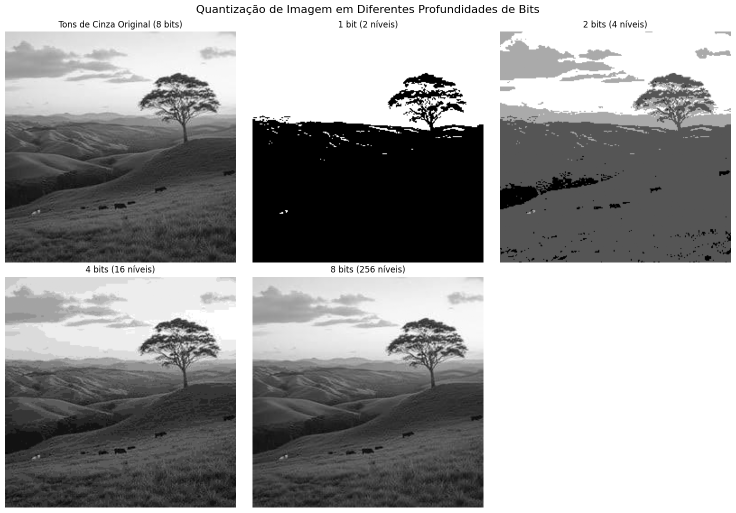
#> input picture [PORTFÓLIO] 01 - 21-08-2026/quantizacao.png, 1471 x 1025 px, given in place of imagem_01.png, which was not available (shown at 1/2 size)
$ jupyter execute --allow-errors atividade_pbl.ipynb   (shell and % lines are left out)   (text cells are left out)
#> lines starting #> are read from the running program, lines starting #| are printed output that depends on the picture; after the words box and inside, x2 and y2 are one past the last pixel; in counts of white or black regions, pixels touching at a corner belong together; pictures that were not available may be replaced by others from this repository, and a replacement may not be noted
[cell 1]
import cv2
import numpy as np
import matplotlib.pyplot as plt
from google.colab import files

[cell 2]
arquivos_upload = files.upload()
#> the answer given: quantizacao.png
#> further down, img_bgr is the input picture: shape (1025, 1471, 3); min 0, max 255, mean 157.2

[cell 3]
def calcular_histograma(img_gray):
    return cv2.calcHist([img_gray], [0], None, [256], [0, 256]).flatten()


def plot_histograma(hist, titulo="Histograma", ax=None, cor="steelblue", largura=1):
    if ax is None:
        fig, ax = plt.subplots(figsize=(5, 3))
    ax.bar(range(256), hist, width=largura, color=cor)
    ax.set_title(titulo)
    ax.set_xlabel("Intensidade")
    ax.set_ylabel("Nº de pixels")
    ax.set_xlim(0, 255)
    return ax


def estatisticas_faixas(img_gray):
    hist = calcular_histograma(img_gray)
    total = hist.sum()
    baixa = hist[:64].sum() / total * 100
    media = hist[64:192].sum() / total * 100
    alta = hist[192:].sum() / total * 100
    return {
        "media": round(float(img_gray.mean()), 2),
        "std": round(float(img_gray.std()), 2),
        "min": int(img_gray.min()),
        "max": int(img_gray.max()),
        "%baixa_0_63": round(float(baixa), 1),
        "%media_64_191": round(float(media), 1),
        "%alta_192_255": round(float(alta), 1),
    }

[cell 4]
def negativo(img_gray):
    return 255 - img_gray


def limiarizar(img_gray, T):
    _, saida = cv2.threshold(img_gray, T, 255, cv2.THRESH_BINARY)
    return saida


def expandir_contraste(img_gray, L, H):
    saida = (img_gray.astype(np.float32) - L) * (255.0 / (H - L))
    return np.clip(saida, 0, 255).astype(np.uint8)


def equalizar(img_gray):
    return cv2.equalizeHist(img_gray)


def corrigir_gamma(img_gray, gamma):
    tabela = np.array([((i / 255.0) ** gamma) * 255 for i in range(256)]).astype(np.uint8)
    return cv2.LUT(img_gray, tabela)


def quantizar(img_gray, niveis):
    passo = 256 // niveis
    q = (img_gray // passo) * passo + passo // 2
    return np.clip(q, 0, 255).astype(np.uint8)

[cell 5]
def mostrar_antes_depois(antes, depois, titulo_antes, titulo_depois, titulo_fig="", largura_depois=1):
    fig, axs = plt.subplots(2, 2, figsize=(11, 7))
    axs[0, 0].imshow(antes, cmap="gray", vmin=0, vmax=255)
    axs[0, 0].set_title(titulo_antes)
    axs[0, 0].axis("off")

    axs[0, 1].imshow(depois, cmap="gray", vmin=0, vmax=255)
    axs[0, 1].set_title(titulo_depois)
    axs[0, 1].axis("off")

    plot_histograma(calcular_histograma(antes), f"Histograma - {titulo_antes}", ax=axs[1, 0])
    plot_histograma(calcular_histograma(depois), f"Histograma - {titulo_depois}", ax=axs[1, 1], cor="darkorange", largura=largura_depois)

    fig.suptitle(titulo_fig)
    plt.tight_layout()
    plt.show()

[cell 6]
arquivos = {
    "sementes":   "imagem_01.png",
    "sala":       "imagem_02.png",
    "turbina":    "imagem_03.png",
    "cidade":     "imagem_04.png",
    "peca":       "imagem_05.png",
}

imagens_gray = {}
#> (the rest of this cell did not finish here and is left out)

[cell 7]
fig, axs = plt.subplots(2, 5, figsize=(18, 7))

ordem = ["sementes", "sala", "turbina", "cidade", "peca"]
titulos = {
    "sementes": "1. Sementes",
    "sala":     "2. Sala escura",
    "turbina":  "3. Turbina (raio-X)",
    "cidade":   "4. Cidade",
    "peca":     "5. Peça mecânica",
}

#> (the rest of this cell did not finish here and is left out)

[cell 8]
gray_sementes = imagens_gray["sementes"]

T_sementes = 70
sementes_bin = limiarizar(gray_sementes, T_sementes)
#> in limiarizar, `_, saida = cv2.threshold(img_gray, T, 255, cv2.THRESH_BINARY)`:
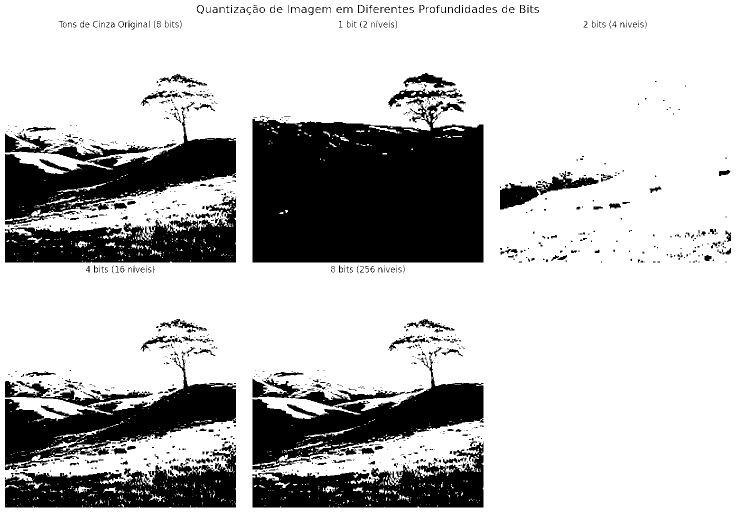
#> saida: shape (1025, 1471) (shown at 1/2 size); 74.8% white; 1131 black regions (811 under 20 px), largest, box (x1, y1, x2, y2) and area: (505, 202, 967, 525) 127246, (10, 222, 472, 450) 38597, (505, 712, 967, 940) 38597

mostrar_antes_depois(gray_sementes, sementes_bin, "Antes", f"limiarização T={T_sementes}",
                     "Caso 1 - Sementes", largura_depois=4)
#> in mostrar_antes_depois, `plt.show()`:
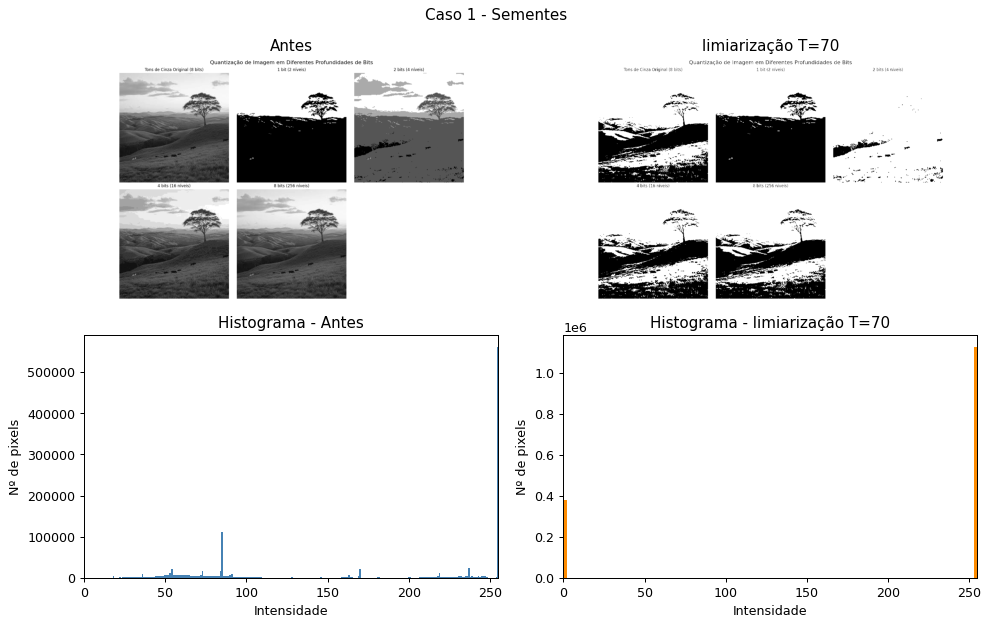
#> figure drawn by matplotlib, 4 panels; panel 3: tallest bar 560903 high, from x = 254.5 to 255.5; panel 4: tallest bar 1128268 high, from x = 253 to 257

print("antes: ", estatisticas_faixas(gray_sementes))
#> in estatisticas_faixas, `hist = calcular_histograma(img_gray)`: hist = 256 values, max 560903 at index 255, min 165 at index 7, mean 5889.7
#> in estatisticas_faixas, `total = hist.sum()`: total = 1507775
#> in estatisticas_faixas, `baixa = hist[:64].sum() / total * 100`: baixa = 22.45
#> in estatisticas_faixas, `media = hist[64:192].sum() / total * 100`: media = 28.46
#> in estatisticas_faixas, `alta = hist[192:].sum() / total * 100`: alta = 49.09
#| antes:  {'media': 157.23, 'std': 96.33, 'min': 0, 'max': 255, '%baixa_0_63': 22.5, '%media_64_191': 28.5, '%alta_192_255': 49.1}
print("depois:", estatisticas_faixas(sementes_bin))
#| depois: {'media': 190.82, 'std': 110.67, 'min': 0, 'max': 255, '%baixa_0_63': 25.2, '%media_64_191': 0.0, '%alta_192_255': 74.8}

[cell 9]
gray_sala = imagens_gray["sala"]

gamma_sala = 0.35
sala_corrigida = corrigir_gamma(gray_sala, gamma_sala)
#> in corrigir_gamma, `return cv2.LUT(img_gray, tabela)`:
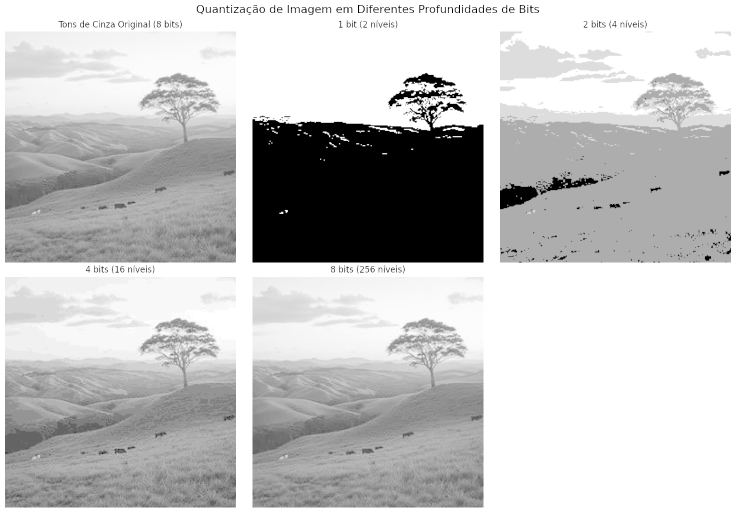
#> returned value: shape (1025, 1471) (shown at 1/2 size); min 0, max 255, mean 194.5

mostrar_antes_depois(gray_sala, sala_corrigida, "Antes", f"gamma={gamma_sala}", "Caso 2 — Sala escura")
#> call 2 of mostrar_antes_depois, with titulo_antes = 'Antes', titulo_depois = 'gamma=0.35', titulo_fig = 'Caso 2 — Sala escura', largura_depois = 1
#> in mostrar_antes_depois (call 2), `plt.show()`:
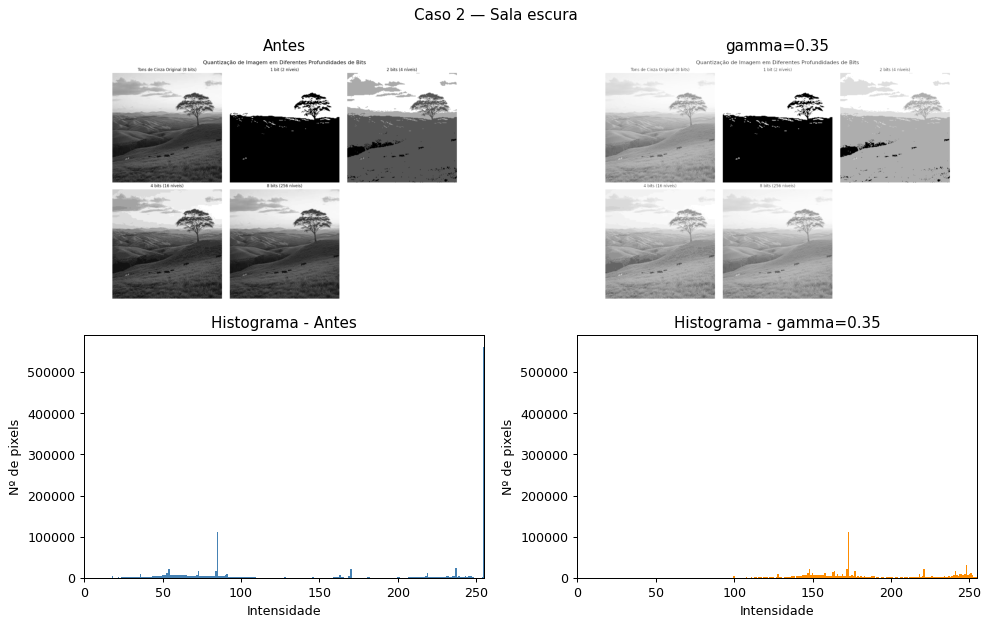
#> figure drawn by matplotlib, 4 panels; panel 3: tallest bar 560903 high, from x = 254.5 to 255.5; panel 4: tallest bar 560903 high, from x = 254.5 to 255.5

print("antes: ", estatisticas_faixas(gray_sala))
#| antes:  {'media': 157.23, 'std': 96.33, 'min': 0, 'max': 255, '%baixa_0_63': 22.5, '%media_64_191': 28.5, '%alta_192_255': 49.1}
print("depois:", estatisticas_faixas(sala_corrigida))
#| depois: {'media': 194.54, 'std': 75.26, 'min': 0, 'max': 255, '%baixa_0_63': 9.0, '%media_64_191': 34.9, '%alta_192_255': 56.1}
